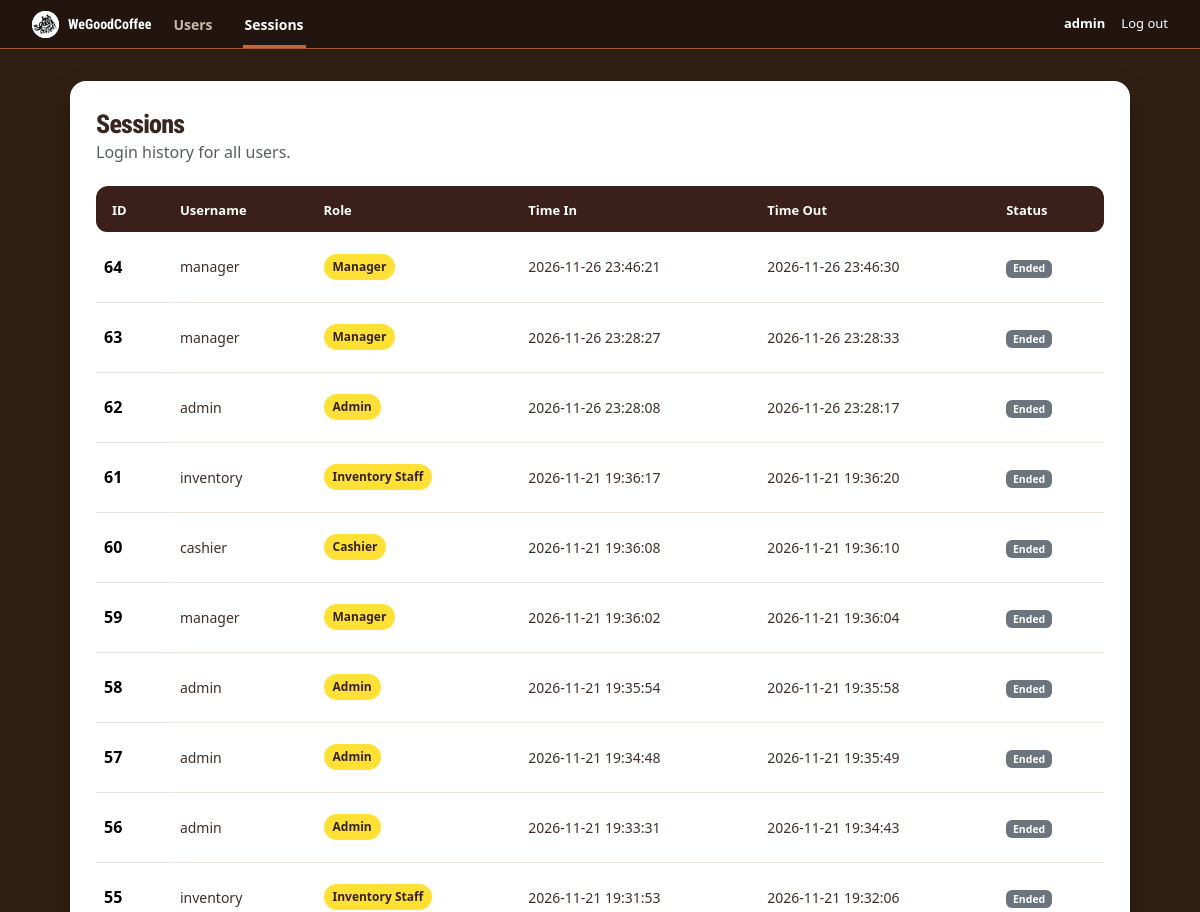
Before: /admin/sessions.php (signed in, upper part) with the older database file.
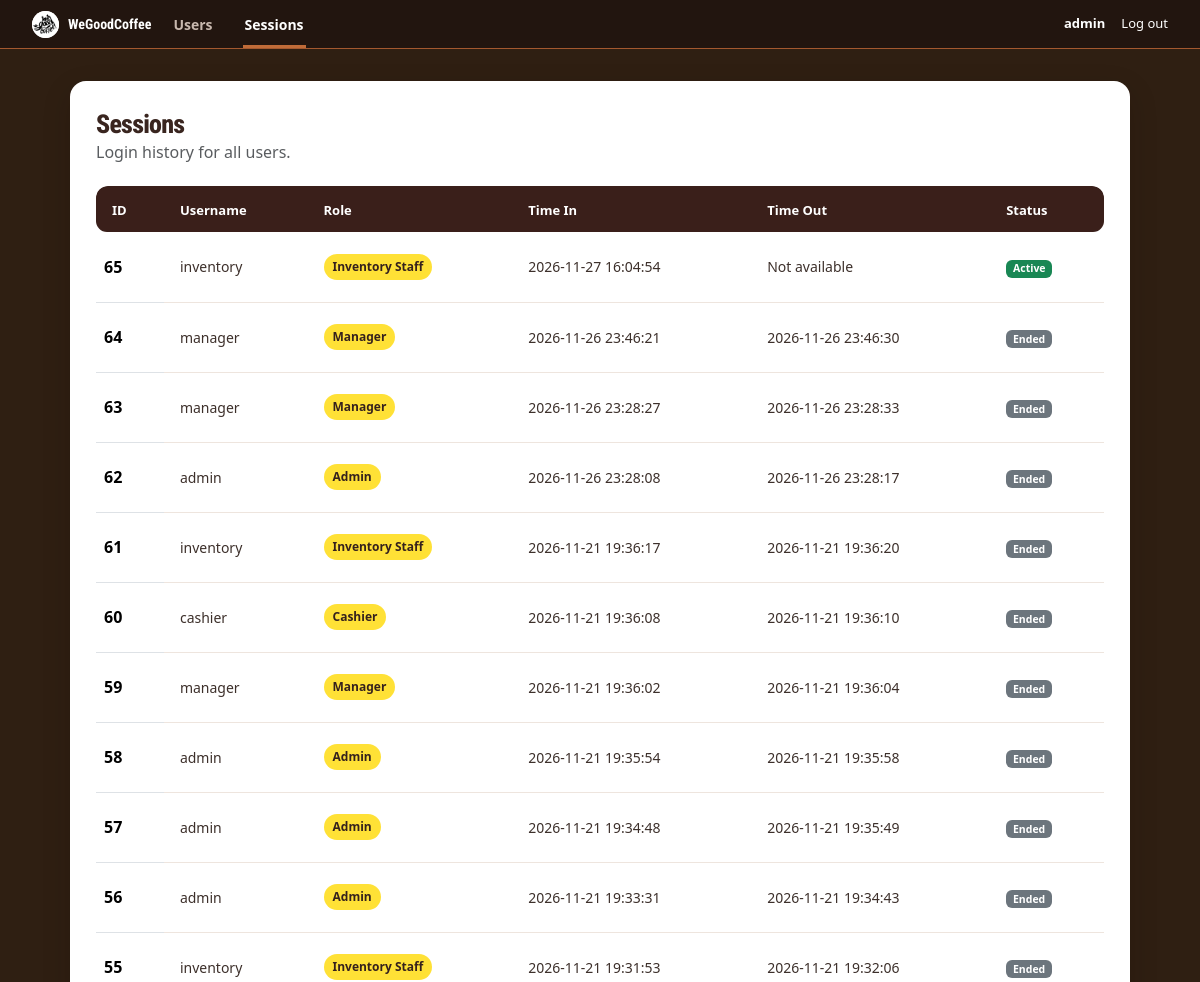
After: the same page with the newer database file.
### tables this page shows
CREATE TABLE `sessions` (
  `id` int(11) NOT NULL,
  `username` varchar(100) NOT NULL,
  `role` enum('admin','cashier','manager','inventory_staff') NOT NULL,
  `time_in` datetime NOT NULL DEFAULT current_timestamp(),
  `time_out` datetime DEFAULT NULL
);

### admin/sessions.php (the view, shortened to what this page needs)
<?php
require_once __DIR__ . '/../_session.php';
require_once __DIR__ . '/../_conn.php';
$sessions = [];
$loadError = '';
try {
    $result = $conn->query(
        'SELECT id, username, role, time_in, time_out FROM sessions ORDER BY time_in DESC, id DESC'
    );
    $sessions = $result->fetch_all(MYSQLI_ASSOC);
} catch (mysqli_sql_exception $exception) {
    error_log($exception->getMessage());
    $loadError = 'Unable to load sessions. Check the database connection and sessions table.';
}
?>
<!DOCTYPE html>
<html lang="en">
<head>
    <link rel="stylesheet" href="../styles.css?v=12">
    <link href="https://cdn.jsdelivr.net/npm/bootstrap@5.3.8/dist/css/bootstrap.min.css" rel="stylesheet">
</head>
<body class="admin-page sessions-page">
    <header class="site-header">
        <a class="brand" aria-label="WeGoodCoffee home"><img class="brand-logo" src="../img/logo.png" alt=""><span class="brand-name">WeGoodCoffee</span></a>
        <nav class="header-nav" aria-label="Admin navigation">
            <a href="index.php">Users</a>
            <a class="active" href="sessions.php" aria-current="page">Sessions</a>
        </nav>
        <div class="header-account d-flex align-items-center gap-3">
            <form action="../logout.php" method="post">
                <button class="btn btn-sm btn-light" type="submit">Log out</button>
            </form>
        </div>
    </header>
    <main class="admin-stage container-fluid">
        <div class="row justify-content-center">
            <section class="col-12 col-xl-10 admin-content" aria-labelledby="sessions-title">
                <div class="admin-heading">
                    <h1 id="sessions-title">Sessions</h1>
                    <p class="text-muted mb-0">Login history for all users.</p>
                </div>
                <div class="admin-table-wrap">
                    <table class="table admin-table align-middle mb-0">
                        <thead>
                            <tr>
                                <th scope="col">ID</th>
                                <th scope="col">Username</th>
                                <th scope="col">Role</th>
                                <th scope="col">Time In</th>
                                <th scope="col">Time Out</th>
                                <th scope="col">Status</th>
                            </tr>
                        </thead>
                        <tbody>
                            <?php if ($sessions === [] && $loadError === ''): ?>
                                <tr>
                                    <td class="text-center text-muted py-4" colspan="6">No sessions found.</td>
                                </tr>
                            <?php else: ?>
                                <?php foreach ($sessions as $session): ?>
                                    <tr>
                                        <th scope="row"><?= htmlspecialchars((string) $session['id'], ENT_QUOTES, 'UTF-8') ?></th>
                                        <td><?= htmlspecialchars($session['username'], ENT_QUOTES, 'UTF-8') ?></td>
                                        <td><span class="role-badge"><?= htmlspecialchars(ucwords(str_replace('_', ' ', $session['role'])), ENT_QUOTES, 'UTF-8') ?></span></td>
                                        <td><?= htmlspecialchars($session['time_in'], ENT_QUOTES, 'UTF-8') ?></td>
                                        <td><?= htmlspecialchars($session['time_out'] ?? 'Not available', ENT_QUOTES, 'UTF-8') ?></td>
                                        <td>
                                            <?php if ($session['time_out'] === null): ?>
                                                <span class="badge text-bg-success">Active</span>
                                            <?php else: ?>
                                                <span class="badge text-bg-secondary">Ended</span>
                                            <?php endif; ?>
                                        </td>
                                    </tr>
                                <?php endforeach; ?>
                            <?php endif; ?>
                        </tbody>
                    </table>
                </div>
            </section>
        </div>
    </main>
</body>
</html>

Changed rows visible on the page:
added sessions: id "65", username "inventory", role "Inventory Staff", time_in "2026-11-27 16:04:54", time_out "Not available", shows "Active"
